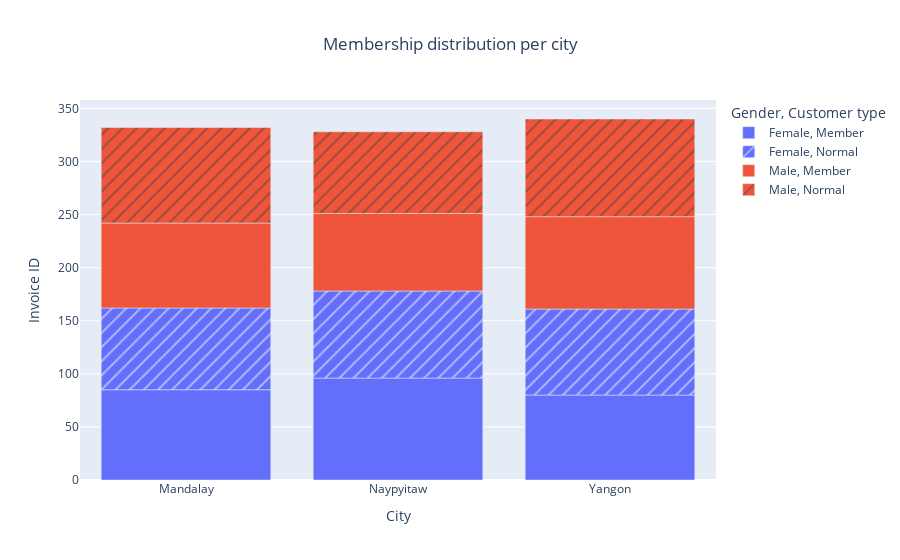

Notebook cell for this chart:
### Code cell
fig = px.bar(membership_per_city, x='City', y='Invoice ID', color='Gender', pattern_shape='Customer type', title = 'Membership distribution per city')
fig.update_layout(title_x=0.5)
fig.show()

### Figure 1 — Plotly figure (JSON) as saved in the notebook; plotly's stock layout.template omitted (floating-point values rounded to 4 significant figures)
{"data": [{"alignmentgroup": "True", "hovertemplate": "Gender=Female<br>Customer type=Member<br>City=%{x}<br>Invoice ID=%{y}<extra></extra>", "legendgroup": "Female, Member", "marker": {"color": "#636efa", "pattern": {"shape": ""}}, "name": "Female, Member", "offsetgroup": "Female, Member", "orientation": "v", "showlegend": true, "textposition": "auto", "type": "bar", "x": ["Mandalay", "Naypyitaw", "Yangon"], "xaxis": "x", "y": [85, 96, 80], "yaxis": "y"}, {"alignmentgroup": "True", "hovertemplate": "Gender=Female<br>Customer type=Normal<br>City=%{x}<br>Invoice ID=%{y}<extra></extra>", "legendgroup": "Female, Normal", "marker": {"color": "#636efa", "pattern": {"shape": "/"}}, "name": "Female, Normal", "offsetgroup": "Female, Normal", "orientation": "v", "showlegend": true, "textposition": "auto", "type": "bar", "x": ["Mandalay", "Naypyitaw", "Yangon"], "xaxis": "x", "y": [77, 82, 81], "yaxis": "y"}, {"alignmentgroup": "True", "hovertemplate": "Gender=Male<br>Customer type=Member<br>City=%{x}<br>Invoice ID=%{y}<extra></extra>", "legendgroup": "Male, Member", "marker": {"color": "#EF553B", "pattern": {"shape": ""}}, "name": "Male, Member", "offsetgroup": "Male, Member", "orientation": "v", "showlegend": true, "textposition": "auto", "type": "bar", "x": ["Mandalay", "Naypyitaw", "Yangon"], "xaxis": "x", "y": [80, 73, 87], "yaxis": "y"}, {"alignmentgroup": "True", "hovertemplate": "Gender=Male<br>Customer type=Normal<br>City=%{x}<br>Invoice ID=%{y}<extra></extra>", "legendgroup": "Male, Normal", "marker": {"color": "#EF553B", "pattern": {"shape": "/"}}, "name": "Male, Normal", "offsetgroup": "Male, Normal", "orientation": "v", "showlegend": true, "textposition": "auto", "type": "bar", "x": ["Mandalay", "Naypyitaw", "Yangon"], "xaxis": "x", "y": [90, 77, 92], "yaxis": "y"}], "layout": {"barmode": "relative", "legend": {"title": {"text": "Gender, Customer type"}, "tracegroupgap": 0}, "title": {"text": "Membership distribution per city", "x": 0.5}, "xaxis": {"anchor": "y", "domain": [0, 1], "title": {"text": "City"}}, "yaxis": {"anchor": "x", "domain": [0, 1], "title": {"text": "Invoice ID"}}}}
